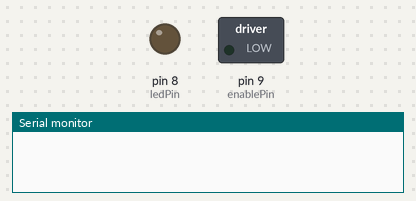
The sketch below on a simulated Arduino Uno, built with avr-gcc and run on an emulated ATmega328P. On the bench: switched loads named in the sketch (green lamp = pin HIGH), output pins drawn as LEDs (lit = HIGH), the last lines printed to the serial monitor.

Above: at 0.01 s.
At 9.9 s:
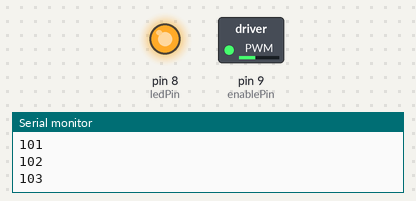
At 19.91 s:
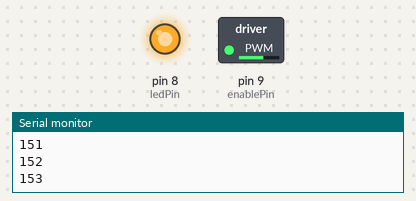
At 39.73 s:
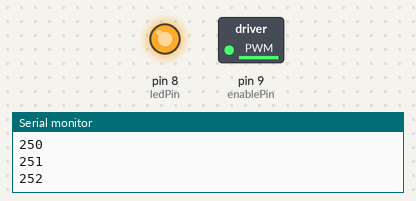
Timing chart, 0 to 40.0 s (numbered marks = the images above):
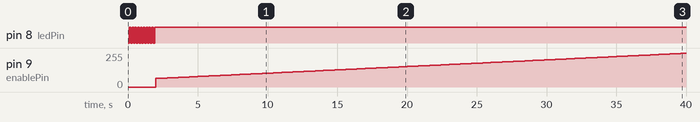

The sketch:

motor_pwm_without_pot.ino
```cpp
/*
Adafruit Arduino - Lesson 15. Bi-directional Motor
*/

int enablePin = 9;
int speed_ = 256;
int ledPin = 8; //LED

void setup()
{
  Serial.begin (9600);
  pinMode(enablePin, OUTPUT);
  pinMode(ledPin, OUTPUT);
  blink(ledPin, 10, 200);
}

void loop()
{
  motor();
}

void motor()
{
  for ( int speed_ = 64; speed_ < 256; speed_++ ) {
    Serial.println(speed_);
    analogWrite(enablePin, speed_);
    delay(200);
  }
  for ( int speed_ = 255; speed_ > 64; speed_-- ) {
    Serial.println(speed_);
    analogWrite(enablePin, speed_);
    delay(200);
  }
}

void blink(int whatPin, int howManyTimes, int milliSecs) {
  int i = 0;
  for ( i = 0; i < howManyTimes; i++) {
  digitalWrite(whatPin, LOW);
  delay(milliSecs/2);
  digitalWrite(whatPin, HIGH);
  delay(milliSecs/2);
  }
}
```

Measured:
- by itself, pin 9 (enablePin): moves from 0/255 to 253/255 over 37.8 s
